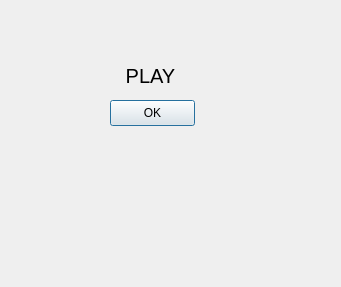
<?xml version="1.0" encoding="UTF-8"?>
<ui version="4.0">
 <class>gameover_window</class>
 <widget class="QDialog" name="gameover_window">
  <property name="enabled">
   <bool>true</bool>
  </property>
  <property name="geometry">
   <rect>
    <x>0</x>
    <y>0</y>
    <width>341</width>
    <height>287</height>
   </rect>
  </property>
  <property name="windowTitle">
   <string>Игра окончена</string>
  </property>
  <widget class="QPushButton" name="pushButton">
   <property name="geometry">
    <rect>
     <x>110</x>
     <y>100</y>
     <width>85</width>
     <height>26</height>
    </rect>
   </property>
   <property name="text">
    <string>OK</string>
   </property>
  </widget>
  <widget class="QLabel" name="label">
   <property name="geometry">
    <rect>
     <x>30</x>
     <y>60</y>
     <width>241</width>
     <height>31</height>
    </rect>
   </property>
   <property name="font">
    <font>
     <pointsize>15</pointsize>
    </font>
   </property>
   <property name="text">
    <string>PLAY</string>
   </property>
   <property name="alignment">
    <set>Qt::AlignCenter</set>
   </property>
  </widget>
 </widget>
 <resources/>
 <connections/>
</ui>
